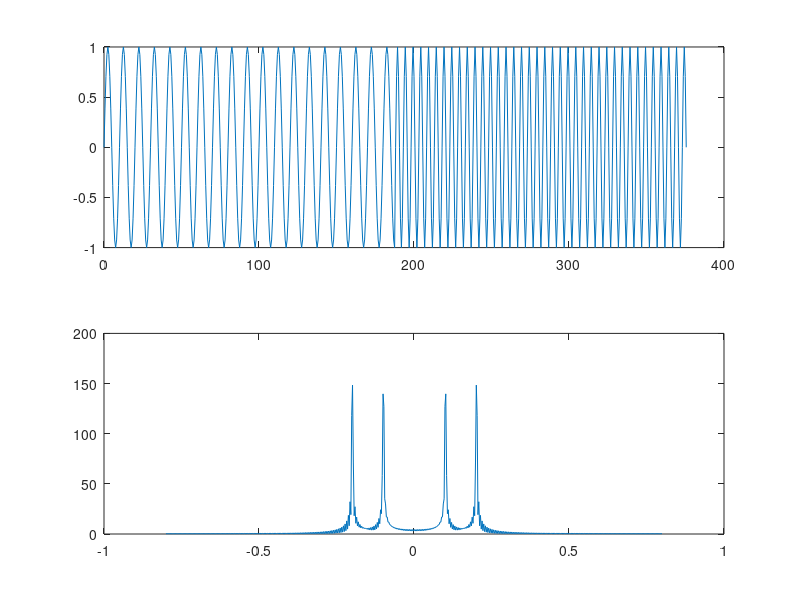

Reproduce this figure in MATLAB. (Note: this script raises an error after producing the figure.)
close all;
t= (0:601)/1.6; a= [sin(2*pi*0.1*(0:300)/1.6), sin(2*pi*0.2*(0:300)/1.6)];
figure; subplot(211); plot(t,a); subplot(212); plot(linspace(-0.8,0.8,602),fftshift(abs(fft(a))));
%s0=1.25 ds=0.4875 nb=19
scstr= struct('s0',1.25,'ds',0.2,'nb',32,'type','pow','pow',2);
wstr= cwtft(a,'wavelet','morl', 'scales',scstr,'plot'); sc= wstr.scales; w= wstr.cfs;
pf= scal2frq(sc,'morl',1/1.6);
figure; imagesc(t,flip(pf),fliplr(abs(w)));
